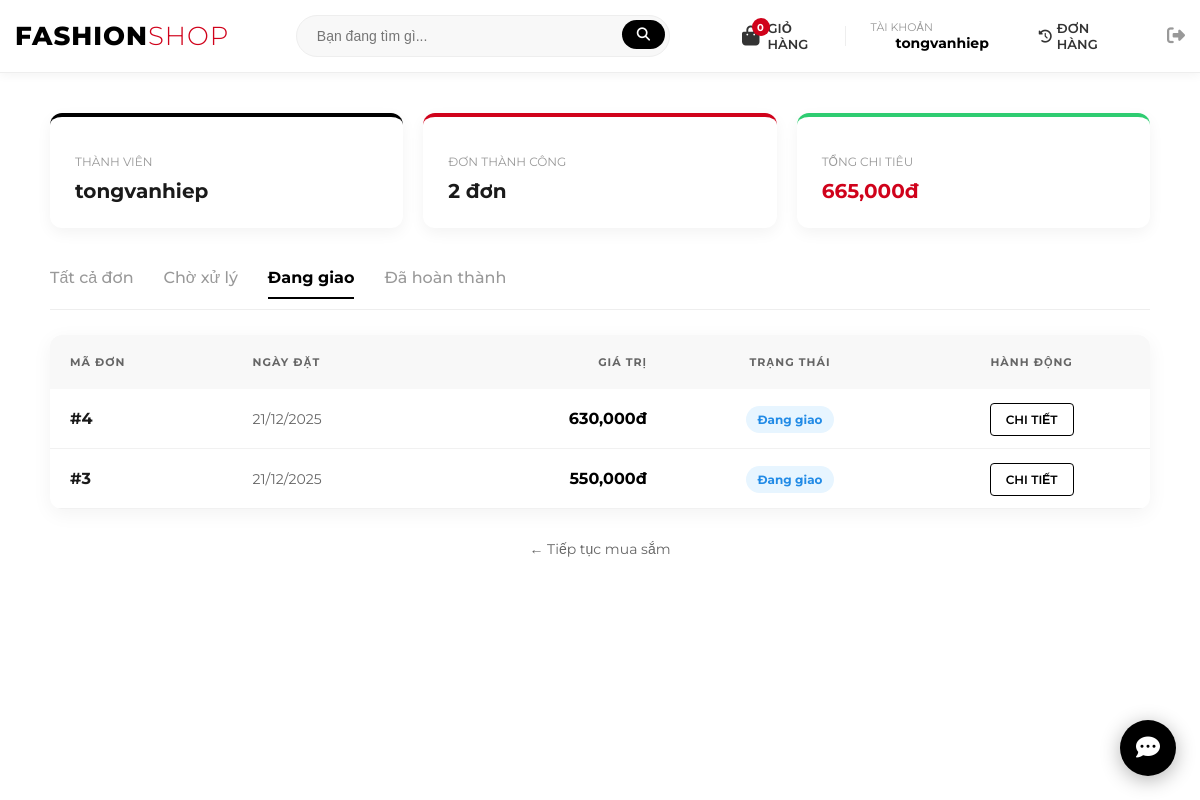
The app's page /profile.php?status=Đang+giao (signed in) with its own data.
### tables this page shows
CREATE TABLE `orders` (
  `id` int(11) NOT NULL,
  `user_id` int(11) DEFAULT NULL,
  `total_price` decimal(10,2) DEFAULT NULL,
  `status` varchar(50) DEFAULT 'Pending',
  `created_at` timestamp NOT NULL DEFAULT current_timestamp()
);

### public/profile.php (the view, shortened to what this page needs)
<?php
require_once __DIR__ . '/../src/bootstrap.php';
$user_id = $_SESSION['user_id'];
$status_filter = $_GET['status'] ?? 'all';
$sql = "SELECT * FROM orders WHERE user_id = ?";
$params = [$user_id];
if ($status_filter !== 'all') {
    $sql .= " AND status = ?";
    $params[] = $status_filter;
}
$sql .= " ORDER BY created_at DESC";
$stmt = $pdo->prepare($sql);
$stmt->execute($params);
$my_orders = $stmt->fetchAll();
$stmt_stat = $pdo->prepare("SELECT SUM(total_price) as total_spent, COUNT(*) as completed_count
                            FROM orders WHERE user_id = ? AND status = 'Đã hoàn thành'");
$stmt_stat->execute([$user_id]);
$stat = $stmt_stat->fetch();
include __DIR__ . '/../templates/partials/header.php';
?>
<div class="container" style="max-width: 1100px; margin: 40px auto; padding: 0 15px; font-family: 'Montserrat', sans-serif;">
    <div style="display: grid; grid-template-columns: 1fr 1fr 1fr; gap: 20px; margin-bottom: 40px;">
        <div style="background: #fff; padding: 25px; border-radius: 12px; box-shadow: 0 5px 15px rgba(0,0,0,0.05); border-top: 4px solid #000;">
            <p style="color: #999; font-size: 12px; text-transform: uppercase; margin-bottom: 10px;">Thành viên</p>
            <h3 style="margin: 0; font-size: 20px;"><?= htmlspecialchars($_SESSION['username']) ?></h3>
        </div>
        <div style="background: #fff; padding: 25px; border-radius: 12px; box-shadow: 0 5px 15px rgba(0,0,0,0.05); border-top: 4px solid #d0021b;">
            <p style="color: #999; font-size: 12px; text-transform: uppercase; margin-bottom: 10px;">Đơn thành công</p>
            <h3 style="margin: 0; font-size: 20px;"><?= $stat['completed_count'] ?? 0 ?> đơn</h3>
        </div>
        <div style="background: #fff; padding: 25px; border-radius: 12px; box-shadow: 0 5px 15px rgba(0,0,0,0.05); border-top: 4px solid #2ecc71;">
            <p style="color: #999; font-size: 12px; text-transform: uppercase; margin-bottom: 10px;">Tổng chi tiêu</p>
            <h3 style="margin: 0; font-size: 20px; color: #d0021b;"><?= number_format($stat['total_spent'] ?? 0) ?>đ</h3>
        </div>
    </div>
    <div style="display: flex; gap: 30px; border-bottom: 1px solid #eee; margin-bottom: 25px; padding-bottom: 10px;">
        <?php
        $tabs = [
            'all' => 'Tất cả đơn',
            'Chờ xử lý' => 'Chờ xử lý',
            'Đang giao' => 'Đang giao',
            'Đã hoàn thành' => 'Đã hoàn thành'
        ];
        foreach ($tabs as $key => $label):
            $isActive = ($status_filter === $key);
        ?>
            <a href="profile.php?status=<?= urlencode($key) ?>"
               style="text-decoration: none;
                      color: <?= $isActive ? '#000' : '#999' ?>;
                      font-weight: <?= $isActive ? '700' : '500' ?>;
                      border-bottom: <?= $isActive ? '2px solid #000' : 'none' ?>;
                      padding-bottom: 10px;
                      transition: 0.3s;">
                <?= $label ?>
            </a>
        <?php endforeach; ?>
    </div>
    <div style="background: #fff; border-radius: 12px; overflow: hidden; box-shadow: 0 5px 20px rgba(0,0,0,0.05);">
        <table style="width: 100%; border-collapse: collapse;">
            <thead>
                <tr style="background: #f8f8f8; color: #666; font-size: 11px; text-transform: uppercase; letter-spacing: 1px;">
                    <th style="padding: 20px; text-align: left;">Mã đơn</th>
                    <th style="padding: 20px; text-align: left;">Ngày đặt</th>
                    <th style="padding: 20px; text-align: right;">Giá trị</th>
                    <th style="padding: 20px; text-align: center;">Trạng thái</th>
                    <th style="padding: 20px; text-align: center;">Hành động</th>
                </tr>
            </thead>
            <tbody>
                <?php if (count($my_orders) > 0): ?>
                    <?php foreach ($my_orders as $o): ?>
                    <tr style="border-bottom: 1px solid #f1f1f1;">
                        <td style="padding: 20px; font-weight: 700;">#<?= $o['id'] ?></td>
                        <td style="padding: 20px; color: #666; font-size: 14px;"><?= date('d/m/Y', strtotime($o['created_at'])) ?></td>
                        <td style="padding: 20px; text-align: right; font-weight: 700; color: #000;"><?= number_format($o['total_price']) ?>đ</td>
                        <td style="padding: 20px; text-align: center;">
                            <?php
                                $bg = "#eee"; $cl = "#777";
                                if($o['status'] == 'Chờ xử lý') { $bg = "#fff9db"; $cl = "#f59f00"; }
                                elseif($o['status'] == 'Đang giao') { $bg = "#e7f5ff"; $cl = "#228be6"; }
                                elseif($o['status'] == 'Đã hoàn thành') { $bg = "#ebfbee"; $cl = "#40c057"; }
                            ?>
                            <span style="background: <?= $bg ?>; color: <?= $cl ?>; padding: 6px 12px; border-radius: 20px; font-size: 12px; font-weight: 700;">
                                <?= $o['status'] ?>
                            </span>
                        </td>
                        <td style="padding: 20px; text-align: center;">
                            <a href="order_details.php?id=<?= $o['id'] ?>" style="text-decoration: none; border: 1px solid #000; color: #000; padding: 8px 15px; border-radius: 4px; font-size: 12px; font-weight: 600;">
                                CHI TIẾT
                            </a>
                        </td>
                    </tr>
                    <?php endforeach; ?>
                <?php endif; ?>
            </tbody>
        </table>
    </div>
    <div style="margin-top: 30px; text-align: center;">
        <a href="index.php" style="color: #666; text-decoration: none; font-size: 14px;">← Tiếp tục mua sắm</a>
    </div>
</div>
<?php include __DIR__ . '/../templates/partials/footer.php'; ?>

### public/assets/css/style.css (style rules this page uses)
:root { --main-color: #1a1a1a; --accent-color: #ff4757; --text-muted: #777; --border-color: #eee; }
body { font-family: 'Montserrat', sans-serif; color: var(--main-color); background-color: #fff; margin: 0; }

### templates/partials/header.php (style rules this page uses)
body { font-family: 'Montserrat', sans-serif; }

### records on screen
orders: id "4", created_at "21/12/2025", total_price "630,000", status "Đang giao"
orders: id "3", created_at "21/12/2025", total_price "550,000", status "Đang giao"

### other values on screen
$total_items "0"
$_SESSION['username'] "tongvanhiep"
$stat['completed_count'] "2"
$stat['total_spent'] "665,000"
$label "Tất cả đơn"
$label "Chờ xử lý"
$label "Đang giao"
$label "Đã hoàn thành"
